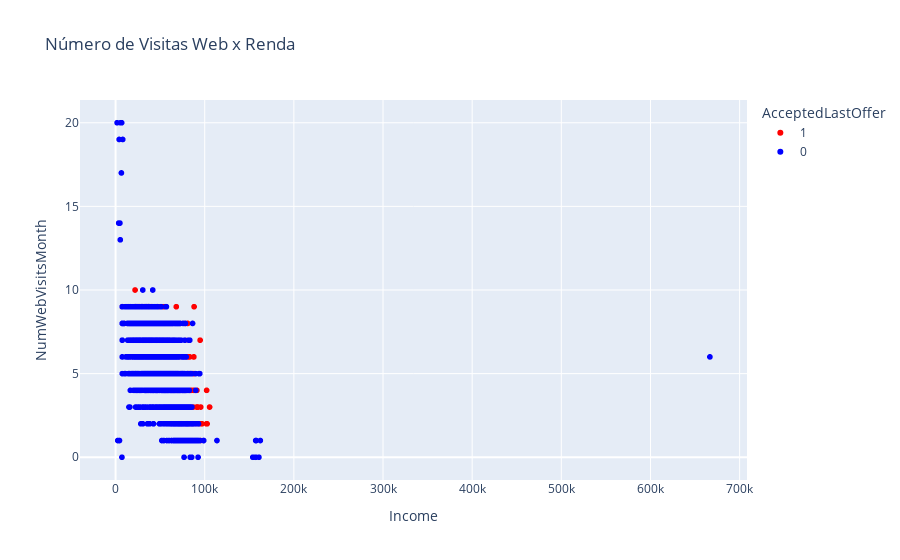

Notebook source saved alongside this figure:
### Code cell
fig = px.scatter(df, x='Income', y='NumWebVisitsMonth', color='AcceptedLastOffer', 
                 color_discrete_sequence=['red', 'blue'], title='Número de Visitas Web x Renda')
fig.show()

### Figure 1 — Plotly figure (JSON) as saved in the notebook; plotly's stock layout.template omitted (floating-point values rounded to 4 significant figures; data arrays with more than 128 entries replaced by an {"elided": "..."} marker saying what was removed)
{"data": [{"hovertemplate": "AcceptedLastOffer=1<br>Income=%{x}<br>NumWebVisitsMonth=%{y}<extra></extra>", "legendgroup": "1", "marker": {"color": "red", "symbol": "circle"}, "mode": "markers", "name": "1", "showlegend": true, "type": "scattergl", "x": {"elided": "334 int values"}, "xaxis": "x", "y": {"elided": "334 int values"}, "yaxis": "y"}, {"hovertemplate": "AcceptedLastOffer=0<br>Income=%{x}<br>NumWebVisitsMonth=%{y}<extra></extra>", "legendgroup": "0", "marker": {"color": "blue", "symbol": "circle"}, "mode": "markers", "name": "0", "showlegend": true, "type": "scattergl", "x": {"elided": "1906 int values"}, "xaxis": "x", "y": {"elided": "1906 int values"}, "yaxis": "y"}], "layout": {"legend": {"title": {"text": "AcceptedLastOffer"}, "tracegroupgap": 0}, "title": {"text": "Número de Visitas Web x Renda"}, "xaxis": {"anchor": "y", "domain": [0, 1], "title": {"text": "Income"}}, "yaxis": {"anchor": "x", "domain": [0, 1], "title": {"text": "NumWebVisitsMonth"}}}}
